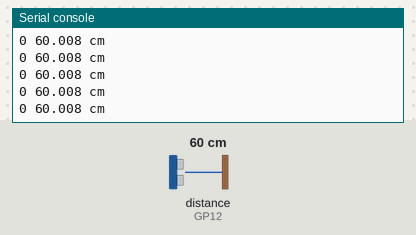
The program below on a simulated Raspberry Pi Pico running MicroPython. Shown: the last lines printed to the serial console. The test bench sets the inputs (shaded band); at power-on: distance to the obstacle (sensor on GP12) 60 cm. The echo pulse lasts 58.3 µs per cm.

Above: at 1.2 s.
1.3 s: distance to the obstacle (sensor on GP12) set to 2 cm
At 1.36 s:
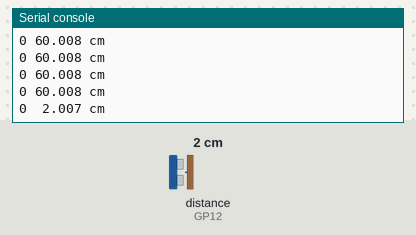
2.8 s: distance to the obstacle (sensor on GP12) set to 4 cm
At 2.88 s:
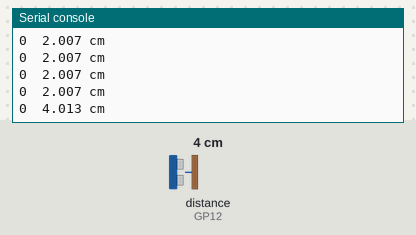

Measured:
- after the input at 1.3 s, the serial console: prints a new line after 0.06 s (image 1)
- after the input at 2.8 s, the serial console: prints a new line after 0.07 s (image 2)

The program:

DistanceSensorTest.py
```python
# picozero 라이브러리에서 DistanceSensor 클래스 사용
from picozero import DistanceSensor
# 시간 지연을 위해 time 모듈에서 sleep 함수를 사용
from time import sleep

# 초음파 거리 센서 초기화
distanceSensor = DistanceSensor(trigger=20, echo=12)

# 무한 루프를 실행합니다.
# 사용자가 강제로 종료하기 전까지 반복합니다.
while 1 :
    # 현재 측정된 거리를 센티미터(cm) 단위로 출력합니다.
    # 측정된 거리는 소수점 세 자리까지 표시합니다.
    print( 0, f"{distanceSensor.distance * 100:6.3f} cm" )

    sleep(0.1)  # 0.1초 동안 대기합니다. 초당 약 10번 측정합니다.
pass
```
